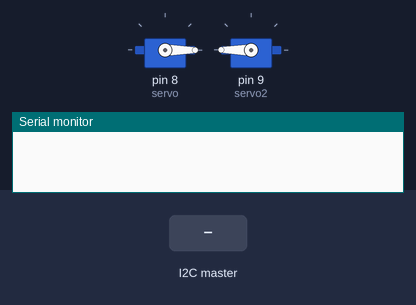
A sketch run on a simulated Arduino Uno, built with avr-gcc and run on an emulated ATmega328P. Shown: 2 × servo, the last lines printed to the serial monitor. Inputs (shaded band) come from the test bench.

Above: at 3.2 s.
3.3 s: the I2C master sends the byte 0
At 3.6 s:
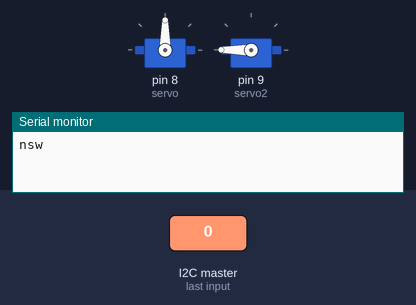
4.8 s: the I2C master sends the byte 1
At 6.0 s:
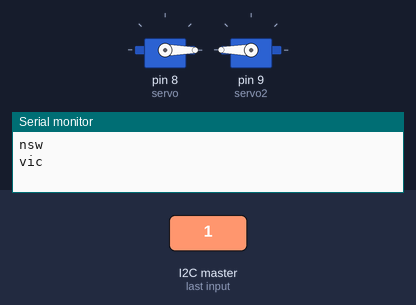
Timing chart, 0 to 7.8 s (numbered marks = the images above; inputs shaded):
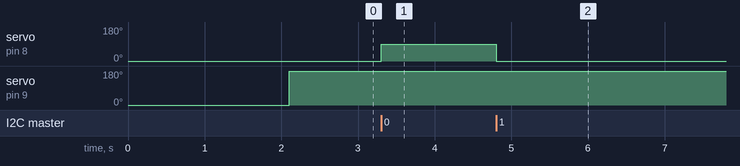

The sketch:

arduino_code.ino
```cpp
 // Include the Wire library for I2C
#include <Wire.h>
#include <Servo.h>

Servo servo;
Servo servo2;


void setup() {
  // Join I2C bus as slave with address 8
  Wire.begin(0x8);

  // Call receiveEvent when data received
  Wire.onReceive(receiveEvent);

  Serial.begin(9600);
  servo.attach(8);
  servo.write(0);
  servo2.attach(9);
  servo2.write(0);
  delay(2000);
}

// Function that executes whenever data is received from master
void receiveEvent(int howMany) {
  while (Wire.available()) { // loop through all but the last
    char c = Wire.read(); // receive byte as a character
    if (c == 0) {
      Serial.print("nsw\n");
      servo.write(90);
      delay(3000);
    }
    else if (c == 1) {
      Serial.print("vic\n");
      servo.write(0);
      delay(3000);
    }
  }
}
void loop() {
  delay(100);
  servo2.write(360);

}
```

Measured:
- after the input at 3.3 s, servo on pin 8 (servo): 0° → 90° at once
- after the input at 4.8 s, servo on pin 8 (servo): 90° → 0° at once
